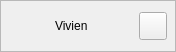
<?xml version='1.0' encoding='utf-8'?>
<ui version="4.0">
 <class>UserCardComponent</class>
 <widget class="QCustomComponent" name="UserCardComponent">
  <property name="geometry"><rect><x>0</x><y>0</y><width>176</width><height>52</height></rect></property>
  <layout class="QVBoxLayout" name="userCardOuter">
   <property name="spacing"><number>0</number></property>
   <property name="leftMargin"><number>0</number></property>
   <property name="topMargin"><number>0</number></property>
   <property name="rightMargin"><number>0</number></property>
   <property name="bottomMargin"><number>0</number></property>
   <item>
    <widget class="QFrame" name="userCard">
     <property name="minimumSize"><size><width>0</width><height>52</height></size></property>
     <property name="frameShape"><enum>QFrame::StyledPanel</enum></property>
     <layout class="QHBoxLayout" name="userRow">
      <property name="spacing"><number>10</number></property>
      <property name="leftMargin"><number>6</number></property>
      <property name="topMargin"><number>4</number></property>
      <property name="rightMargin"><number>8</number></property>
      <property name="bottomMargin"><number>4</number></property>
      <item>
       <widget class="QCustomAvatar" name="sidebarAvatar">
        <property name="minimumSize"><size><width>38</width><height>38</height></size></property>
        <property name="maximumSize"><size><width>38</width><height>38</height></size></property>
        <property name="text" stdset="0"><string>V</string></property>
       </widget>
      </item>
      <item>
       <widget class="QLabel" name="userName">
        <property name="text"><string>Vivien</string></property>
        <property name="role" stdset="0"><string>userName</string></property>
       </widget>
      </item>
      <item>
       <spacer name="userSpacer">
        <property name="orientation"><enum>Qt::Horizontal</enum></property>
        <property name="sizeHint" stdset="0"><size><width>8</width><height>10</height></size></property>
       </spacer>
      </item>
      <item>
       <widget class="QPushButton" name="logoutBtn">
        <property name="minimumSize"><size><width>28</width><height>28</height></size></property>
        <property name="maximumSize"><size><width>28</width><height>28</height></size></property>
        <property name="iconSize"><size><width>18</width><height>18</height></size></property>
        <property name="cursor"><cursorShape>PointingHandCursor</cursorShape></property>
       </widget>
      </item>
     </layout>
    </widget>
   </item>
  </layout>
 </widget>
 <customwidgets>
  <customwidget>
   <class>QCustomComponent</class>
   <extends>QWidget</extends>
   <header>Custom_Widgets.QCustomComponent</header>
   <container>1</container>
  </customwidget>
  <customwidget>
   <class>QCustomAvatar</class>
   <extends>QWidget</extends>
   <header>Custom_Widgets.QCustomAvatar</header>
  </customwidget>
 <customwidget><class>QPushButton</class><extends>QPushButton</extends><header location="global">Custom_Widgets.Theme.h</header><container>1</container></customwidget><customwidget><class>QLabel</class><extends>QLabel</extends><header location="global">Custom_Widgets.Theme.h</header><container>1</container></customwidget></customwidgets>
 <connections />
</ui>
